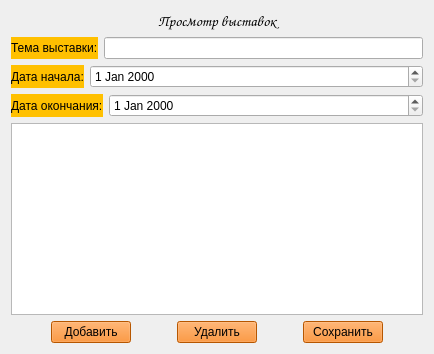
        <widget class="QWidget" name="page_4_for_admin">
         <property name="enabled">
          <bool>true</bool>
         </property>
         <layout class="QVBoxLayout" name="verticalLayout_9">
          <item>
           <layout class="QHBoxLayout" name="horizontalLayout_15" stretch="0">
            <item>
             <widget class="QLabel" name="label_10">
              <property name="font">
               <font>
                <family>Comic Sans MS</family>
                <pointsize>11</pointsize>
                <weight>50</weight>
                <italic>false</italic>
                <bold>false</bold>
               </font>
              </property>
              <property name="styleSheet">
               <string notr="true">font: 11pt &quot;Comic Sans MS&quot;;</string>
              </property>
              <property name="text">
               <string>Просмотр выставок</string>
              </property>
              <property name="alignment">
               <set>Qt::AlignCenter</set>
              </property>
             </widget>
            </item>
           </layout>
          </item>
          <item>
           <layout class="QHBoxLayout" name="horizontalLayout_20" stretch="0,100">
            <item>
             <widget class="QLabel" name="label_13">
              <property name="styleSheet">
               <string notr="true">background-color: rgb(255,192,0);
font: 9pt &quot;Comic Sans MS&quot;;</string>
              </property>
              <property name="text">
               <string>Тема выставки:</string>
              </property>
             </widget>
            </item>
            <item>
             <widget class="QLineEdit" name="edit_theme"/>
            </item>
           </layout>
          </item>
          <item>
           <layout class="QHBoxLayout" name="horizontalLayout_19" stretch="0,100">
            <item>
             <widget class="QLabel" name="label_17">
              <property name="styleSheet">
               <string notr="true">background-color: rgb(255,192,0);
font: 9pt &quot;Comic Sans MS&quot;;</string>
              </property>
              <property name="text">
               <string>Дата начала:</string>
              </property>
             </widget>
            </item>
            <item>
             <widget class="QDateEdit" name="dateStart"/>
            </item>
           </layout>
          </item>
          <item>
           <layout class="QHBoxLayout" name="horizontalLayout_16" stretch="0,100">
            <item>
             <widget class="QLabel" name="label_18">
              <property name="styleSheet">
               <string notr="true">background-color: rgb(255,192,0);
font: 9pt &quot;Comic Sans MS&quot;;</string>
              </property>
              <property name="text">
               <string>Дата окончания:</string>
              </property>
             </widget>
            </item>
            <item>
             <widget class="QDateEdit" name="dateEnd"/>
            </item>
           </layout>
          </item>
          <item>
           <widget class="QTableWidget" name="table_exposition"/>
          </item>
          <item>
           <layout class="QHBoxLayout" name="horizontalLayout_14">
            <item>
             <spacer name="horizontalSpacer_21">
              <property name="orientation">
               <enum>Qt::Horizontal</enum>
              </property>
              <property name="sizeHint" stdset="0">
               <size>
                <width>40</width>
                <height>20</height>
               </size>
              </property>
             </spacer>
            </item>
            <item>
             <widget class="QPushButton" name="btn_new_exposition">
              <property name="styleSheet">
               <string notr="true">background-color: rgb(255,121,0);
font: 9pt &quot;Comic Sans MS&quot;;</string>
              </property>
              <property name="text">
               <string>Добавить</string>
              </property>
             </widget>
            </item>
            <item>
             <spacer name="horizontalSpacer_19">
              <property name="orientation">
               <enum>Qt::Horizontal</enum>
              </property>
              <property name="sizeHint" stdset="0">
               <size>
                <width>40</width>
                <height>20</height>
               </size>
              </property>
             </spacer>
            </item>
            <item>
             <widget class="QPushButton" name="btn_delete_exposition">
              <property name="styleSheet">
               <string notr="true">background-color: rgb(255,121,0);
font: 9pt &quot;Comic Sans MS&quot;;</string>
              </property>
              <property name="text">
               <string>Удалить</string>
              </property>
             </widget>
            </item>
            <item>
             <spacer name="horizontalSpacer_20">
              <property name="orientation">
               <enum>Qt::Horizontal</enum>
              </property>
              <property name="sizeHint" stdset="0">
               <size>
                <width>40</width>
                <height>20</height>
               </size>
              </property>
             </spacer>
            </item>
            <item>
             <widget class="QPushButton" name="btn_save_exposition">
              <property name="styleSheet">
               <string notr="true">background-color: rgb(255,121,0);
font: 9pt &quot;Comic Sans MS&quot;;</string>
              </property>
              <property name="text">
               <string>Сохранить</string>
              </property>
             </widget>
            </item>
            <item>
             <spacer name="horizontalSpacer_22">
              <property name="orientation">
               <enum>Qt::Horizontal</enum>
              </property>
              <property name="sizeHint" stdset="0">
               <size>
                <width>40</width>
                <height>20</height>
               </size>
              </property>
             </spacer>
            </item>
           </layout>
          </item>
         </layout>
        </widget>
